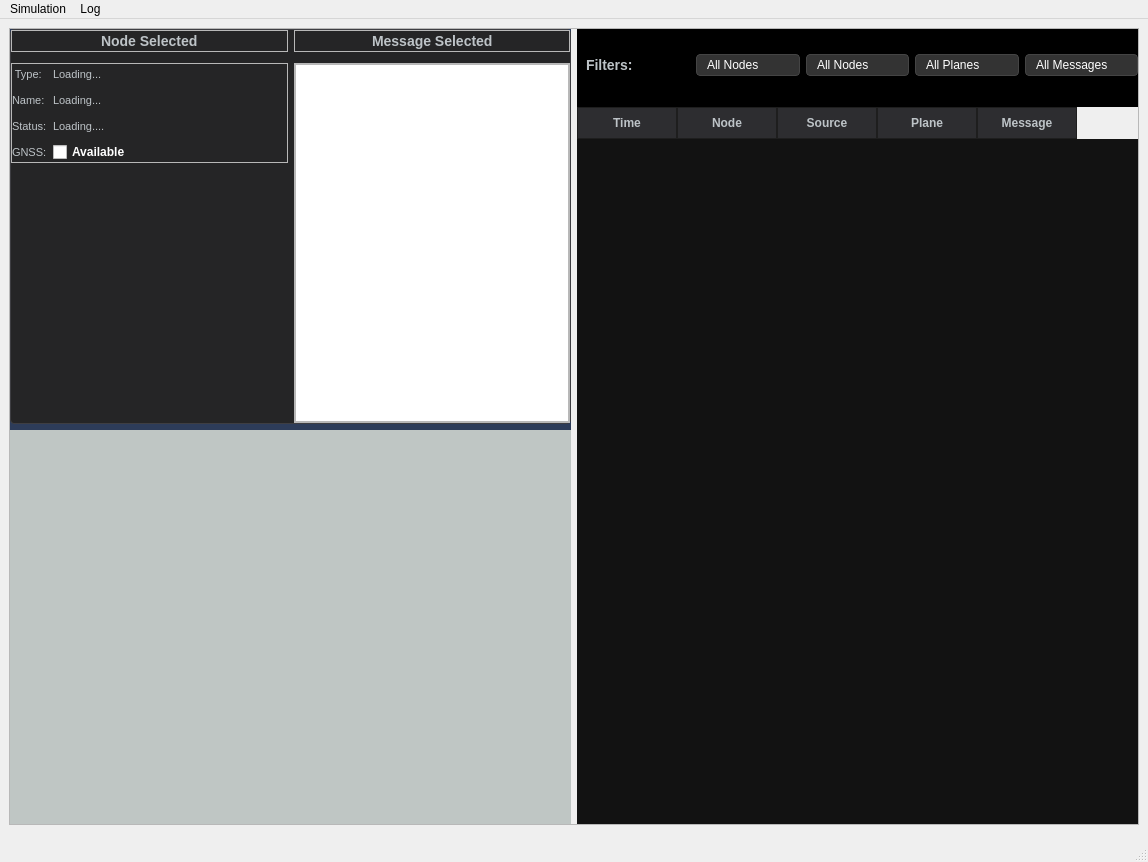
<?xml version="1.0" encoding="UTF-8"?>
<ui version="4.0">
 <class>MainWindow</class>
 <widget class="QMainWindow" name="MainWindow">
  <property name="geometry">
   <rect>
    <x>0</x>
    <y>0</y>
    <width>1148</width>
    <height>862</height>
   </rect>
  </property>
  <property name="windowTitle">
   <string>MainWindow</string>
  </property>
  <widget class="QWidget" name="centralwidget">
   <layout class="QVBoxLayout" name="verticalLayout_6">
    <item>
     <widget class="QFrame" name="frame">
      <property name="frameShape">
       <enum>QFrame::StyledPanel</enum>
      </property>
      <property name="frameShadow">
       <enum>QFrame::Raised</enum>
      </property>
      <layout class="QHBoxLayout" name="horizontalLayout_2">
       <property name="leftMargin">
        <number>0</number>
       </property>
       <property name="topMargin">
        <number>0</number>
       </property>
       <property name="rightMargin">
        <number>0</number>
       </property>
       <property name="bottomMargin">
        <number>0</number>
       </property>
       <item>
        <widget class="QWidget" name="LMainwidget" native="true">
         <property name="sizePolicy">
          <sizepolicy hsizetype="Preferred" vsizetype="Preferred">
           <horstretch>1</horstretch>
           <verstretch>0</verstretch>
          </sizepolicy>
         </property>
         <property name="styleSheet">
          <string notr="true">QWidget#LMainwidget {
    background-color: #2D3C59;
}</string>
         </property>
         <layout class="QVBoxLayout" name="verticalLayout" stretch="1,1">
          <property name="leftMargin">
           <number>0</number>
          </property>
          <property name="topMargin">
           <number>0</number>
          </property>
          <property name="rightMargin">
           <number>0</number>
          </property>
          <property name="bottomMargin">
           <number>0</number>
          </property>
          <item>
           <widget class="QFrame" name="infobox">
            <property name="styleSheet">
             <string notr="true">/* Main Container Styling */
QFrame#infobox {
    background-color: #252526;
    border: 1px solid #3e3e42;
    border-radius: 4px;
}

/* Common Header Label Styling */
QLabel {
    color: #bdc3c7;
    font-family: 'Segoe UI', sans-serif;
    font-size: 11px;
    border: none;
    background: transparent;
}

/* Data Value Styling (the actual info) */
QLabel[objectName$=&quot;Data&quot;] {
    color: #ffffff;
    font-weight: bold;
    font-size: 12px;
}

QFrame#node_title, QFrame#msg_title {
    border-bottom: 1px solid #3e3e42; /* A subtle divider line */
    margin-bottom: 5px;
}</string>
            </property>
            <property name="frameShape">
             <enum>QFrame::StyledPanel</enum>
            </property>
            <property name="frameShadow">
             <enum>QFrame::Raised</enum>
            </property>
            <layout class="QHBoxLayout" name="horizontalLayout_3" stretch="1,1">
             <property name="leftMargin">
              <number>0</number>
             </property>
             <property name="topMargin">
              <number>0</number>
             </property>
             <property name="rightMargin">
              <number>0</number>
             </property>
             <property name="bottomMargin">
              <number>0</number>
             </property>
             <item>
              <widget class="QWidget" name="Nodeinfo" native="true">
               <property name="styleSheet">
                <string notr="true"/>
               </property>
               <layout class="QVBoxLayout" name="verticalLayout_4">
                <property name="leftMargin">
                 <number>0</number>
                </property>
                <property name="topMargin">
                 <number>0</number>
                </property>
                <property name="rightMargin">
                 <number>0</number>
                </property>
                <property name="bottomMargin">
                 <number>0</number>
                </property>
                <item>
                 <widget class="QFrame" name="node_title">
                  <property name="frameShape">
                   <enum>QFrame::StyledPanel</enum>
                  </property>
                  <property name="frameShadow">
                   <enum>QFrame::Raised</enum>
                  </property>
                  <layout class="QHBoxLayout" name="horizontalLayout_4" stretch="1,1,1">
                   <property name="leftMargin">
                    <number>0</number>
                   </property>
                   <property name="topMargin">
                    <number>0</number>
                   </property>
                   <property name="rightMargin">
                    <number>0</number>
                   </property>
                   <property name="bottomMargin">
                    <number>0</number>
                   </property>
                   <item>
                    <spacer name="nodetitlespacer2">
                     <property name="orientation">
                      <enum>Qt::Horizontal</enum>
                     </property>
                     <property name="sizeHint" stdset="0">
                      <size>
                       <width>28</width>
                       <height>18</height>
                      </size>
                     </property>
                    </spacer>
                   </item>
                   <item>
                    <widget class="QLabel" name="node_title_text">
                     <property name="styleSheet">
                      <string notr="true">QLabel{
	color: #bdc3c7;
    font-weight: bold;
	font-size: 14px;
}</string>
                     </property>
                     <property name="text">
                      <string>Node Selected</string>
                     </property>
                    </widget>
                   </item>
                   <item>
                    <spacer name="nodetitlespacer1">
                     <property name="orientation">
                      <enum>Qt::Horizontal</enum>
                     </property>
                     <property name="sizeHint" stdset="0">
                      <size>
                       <width>30</width>
                       <height>20</height>
                      </size>
                     </property>
                    </spacer>
                   </item>
                  </layout>
                 </widget>
                </item>
                <item>
                 <widget class="QFrame" name="node_data">
                  <property name="frameShape">
                   <enum>QFrame::StyledPanel</enum>
                  </property>
                  <property name="frameShadow">
                   <enum>QFrame::Raised</enum>
                  </property>
                  <layout class="QGridLayout" name="gridLayout">
                   <property name="leftMargin">
                    <number>0</number>
                   </property>
                   <property name="topMargin">
                    <number>0</number>
                   </property>
                   <property name="rightMargin">
                    <number>0</number>
                   </property>
                   <property name="bottomMargin">
                    <number>0</number>
                   </property>
                   <item row="0" column="0">
                    <widget class="QLabel" name="NodeType">
                     <property name="text">
                      <string> Type:</string>
                     </property>
                    </widget>
                   </item>
                   <item row="0" column="1">
                    <widget class="QLabel" name="NodeTypeData">
                     <property name="text">
                      <string>Loading...</string>
                     </property>
                    </widget>
                   </item>
                   <item row="0" column="2">
                    <spacer name="NodeTypeSpacer">
                     <property name="orientation">
                      <enum>Qt::Horizontal</enum>
                     </property>
                     <property name="sizeHint" stdset="0">
                      <size>
                       <width>40</width>
                       <height>20</height>
                      </size>
                     </property>
                    </spacer>
                   </item>
                   <item row="1" column="0">
                    <widget class="QLabel" name="NodeName">
                     <property name="text">
                      <string>Name:</string>
                     </property>
                    </widget>
                   </item>
                   <item row="1" column="1">
                    <widget class="QLabel" name="NodeNameData">
                     <property name="text">
                      <string>Loading...</string>
                     </property>
                    </widget>
                   </item>
                   <item row="1" column="2">
                    <spacer name="NodeNameSpacer">
                     <property name="orientation">
                      <enum>Qt::Horizontal</enum>
                     </property>
                     <property name="sizeHint" stdset="0">
                      <size>
                       <width>40</width>
                       <height>20</height>
                      </size>
                     </property>
                    </spacer>
                   </item>
                   <item row="2" column="0">
                    <widget class="QLabel" name="NodeStatus">
                     <property name="text">
                      <string>Status:</string>
                     </property>
                    </widget>
                   </item>
                   <item row="2" column="1">
                    <widget class="QLabel" name="NodeStatusData">
                     <property name="text">
                      <string>Loading....</string>
                     </property>
                    </widget>
                   </item>
                   <item row="2" column="2">
                    <spacer name="NodeStatusSpacer">
                     <property name="orientation">
                      <enum>Qt::Horizontal</enum>
                     </property>
                     <property name="sizeHint" stdset="0">
                      <size>
                       <width>40</width>
                       <height>20</height>
                      </size>
                     </property>
                    </spacer>
                   </item>
                   <item row="3" column="0">
                    <widget class="QLabel" name="NodeGNSS">
                     <property name="text">
                      <string>GNSS:</string>
                     </property>
                    </widget>
                   </item>
                   <item row="3" column="1">
                    <widget class="QCheckBox" name="NodeGNSSBox">
                     <property name="styleSheet">
                      <string notr="true">QCheckBox{
    color: #ffffff;
    font-weight: bold;
    font-size: 12px;
}</string>
                     </property>
                     <property name="text">
                      <string>Available</string>
                     </property>
                     <property name="checked">
                      <bool>false</bool>
                     </property>
                    </widget>
                   </item>
                   <item row="3" column="2">
                    <spacer name="NodeGNSSSpacer">
                     <property name="orientation">
                      <enum>Qt::Horizontal</enum>
                     </property>
                     <property name="sizeHint" stdset="0">
                      <size>
                       <width>40</width>
                       <height>20</height>
                      </size>
                     </property>
                    </spacer>
                   </item>
                  </layout>
                 </widget>
                </item>
                <item>
                 <spacer name="verticalSpacer">
                  <property name="orientation">
                   <enum>Qt::Vertical</enum>
                  </property>
                  <property name="sizeHint" stdset="0">
                   <size>
                    <width>20</width>
                    <height>40</height>
                   </size>
                  </property>
                 </spacer>
                </item>
               </layout>
              </widget>
             </item>
             <item>
              <widget class="QWidget" name="MsgInfo" native="true">
               <property name="styleSheet">
                <string notr="true"/>
               </property>
               <layout class="QVBoxLayout" name="verticalLayout_5">
                <property name="leftMargin">
                 <number>0</number>
                </property>
                <property name="topMargin">
                 <number>0</number>
                </property>
                <property name="rightMargin">
                 <number>0</number>
                </property>
                <property name="bottomMargin">
                 <number>0</number>
                </property>
                <item>
                 <widget class="QFrame" name="msg_title">
                  <property name="frameShape">
                   <enum>QFrame::StyledPanel</enum>
                  </property>
                  <property name="frameShadow">
                   <enum>QFrame::Raised</enum>
                  </property>
                  <layout class="QHBoxLayout" name="horizontalLayout_5" stretch="1,1,1">
                   <property name="leftMargin">
                    <number>0</number>
                   </property>
                   <property name="topMargin">
                    <number>0</number>
                   </property>
                   <property name="rightMargin">
                    <number>0</number>
                   </property>
                   <property name="bottomMargin">
                    <number>0</number>
                   </property>
                   <item>
                    <spacer name="horizontalSpacer_3">
                     <property name="orientation">
                      <enum>Qt::Horizontal</enum>
                     </property>
                     <property name="sizeHint" stdset="0">
                      <size>
                       <width>40</width>
                       <height>20</height>
                      </size>
                     </property>
                    </spacer>
                   </item>
                   <item>
                    <widget class="QLabel" name="label">
                     <property name="styleSheet">
                      <string notr="true">QLabel{
	color: #bdc3c7;
    font-weight: bold;
	font-size: 14px;
}</string>
                     </property>
                     <property name="text">
                      <string>Message Selected</string>
                     </property>
                    </widget>
                   </item>
                   <item>
                    <spacer name="horizontalSpacer_4">
                     <property name="orientation">
                      <enum>Qt::Horizontal</enum>
                     </property>
                     <property name="sizeHint" stdset="0">
                      <size>
                       <width>24</width>
                       <height>20</height>
                      </size>
                     </property>
                    </spacer>
                   </item>
                  </layout>
                 </widget>
                </item>
                <item>
                 <widget class="QFrame" name="msg_data">
                  <property name="frameShape">
                   <enum>QFrame::StyledPanel</enum>
                  </property>
                  <property name="frameShadow">
                   <enum>QFrame::Raised</enum>
                  </property>
                  <layout class="QHBoxLayout" name="horizontalLayout">
                   <property name="leftMargin">
                    <number>0</number>
                   </property>
                   <property name="topMargin">
                    <number>0</number>
                   </property>
                   <property name="rightMargin">
                    <number>0</number>
                   </property>
                   <property name="bottomMargin">
                    <number>0</number>
                   </property>
                   <item>
                    <widget class="QTextBrowser" name="MsgDetailBox"/>
                   </item>
                  </layout>
                 </widget>
                </item>
               </layout>
              </widget>
             </item>
            </layout>
           </widget>
          </item>
          <item>
           <widget class="QWidget" name="canvas" native="true">
            <property name="styleSheet">
             <string notr="true">QWidget#canvas {
    background-color: #BFC6C4;
}</string>
            </property>
            <layout class="QVBoxLayout" name="verticalLayout_3">
             <property name="leftMargin">
              <number>0</number>
             </property>
             <property name="topMargin">
              <number>0</number>
             </property>
             <property name="rightMargin">
              <number>0</number>
             </property>
             <property name="bottomMargin">
              <number>0</number>
             </property>
            </layout>
           </widget>
          </item>
         </layout>
        </widget>
       </item>
       <item>
        <widget class="QWidget" name="RMainwidget" native="true">
         <property name="sizePolicy">
          <sizepolicy hsizetype="Preferred" vsizetype="Preferred">
           <horstretch>1</horstretch>
           <verstretch>0</verstretch>
          </sizepolicy>
         </property>
         <property name="styleSheet">
          <string notr="true">QWidget#RMainwidget {
    background-color: #000000;
}
QLabel {
    color: #ecf0f1; /* Makes headers/titles visible on black */
    font-weight: bold;
}</string>
         </property>
         <layout class="QVBoxLayout" name="verticalLayout_2" stretch="1,10">
          <property name="leftMargin">
           <number>0</number>
          </property>
          <property name="topMargin">
           <number>0</number>
          </property>
          <property name="rightMargin">
           <number>0</number>
          </property>
          <property name="bottomMargin">
           <number>0</number>
          </property>
          <item>
           <widget class="QWidget" name="FilterWidget" native="true">
            <property name="styleSheet">
             <string notr="true">QComboBox {
    background-color: #333333;
    border: 1px solid #444444;
    border-radius: 4px;
    padding: 2px 10px;
    color: white;
}
QComboBox::drop-down { border: none; }</string>
            </property>
            <layout class="QHBoxLayout" name="horizontalLayout_6" stretch="1,1,1,1,1">
             <property name="leftMargin">
              <number>9</number>
             </property>
             <property name="topMargin">
              <number>0</number>
             </property>
             <property name="rightMargin">
              <number>0</number>
             </property>
             <property name="bottomMargin">
              <number>0</number>
             </property>
             <item>
              <widget class="QLabel" name="FiltersText">
               <property name="styleSheet">
                <string notr="true">QLabel{
	color: #bdc3c7;
    font-weight: bold;
	font-size: 14px;
}</string>
               </property>
               <property name="text">
                <string>Filters:</string>
               </property>
              </widget>
             </item>
             <item>
              <widget class="QComboBox" name="NodeFilter">
               <item>
                <property name="text">
                 <string>All Nodes</string>
                </property>
               </item>
              </widget>
             </item>
             <item>
              <widget class="QComboBox" name="SourceFilter">
               <item>
                <property name="text">
                 <string>All Nodes</string>
                </property>
               </item>
              </widget>
             </item>
             <item>
              <widget class="QComboBox" name="PlaneFilter">
               <item>
                <property name="text">
                 <string>All Planes</string>
                </property>
               </item>
               <item>
                <property name="text">
                 <string>Control</string>
                </property>
               </item>
               <item>
                <property name="text">
                 <string>User</string>
                </property>
               </item>
              </widget>
             </item>
             <item>
              <widget class="QComboBox" name="MsgFilter">
               <item>
                <property name="text">
                 <string>All Messages</string>
                </property>
               </item>
              </widget>
             </item>
            </layout>
           </widget>
          </item>
          <item>
           <widget class="QTableWidget" name="log">
            <property name="styleSheet">
             <string notr="true">/* Base Table Styling */
QTableWidget {
    background-color: #121212;
    alternate-background-color: #1a1a1a;
    gridline-color: #333333;
    color: #ffffff;
    font-family: 'Segoe UI', sans-serif;
    font-size: 10pt;
    border: none;
    selection-background-color: #3e3e42;
}

/* Header Styling (The Toolbar look) */
QHeaderView::section {
    background-color: #2d2d30;
    color: #bdc3c7; 
    padding: 6px;
    border: 1px solid #1e1e1e;
    font-weight: bold;
    text-transform: uppercase;
}

/* Row Hover Effect */
QTableWidget::item:hover {
    background-color: #2a2d2e;
}</string>
            </property>
            <column>
             <property name="text">
              <string>Time</string>
             </property>
            </column>
            <column>
             <property name="text">
              <string>Node</string>
             </property>
            </column>
            <column>
             <property name="text">
              <string>Source</string>
             </property>
            </column>
            <column>
             <property name="text">
              <string>Plane</string>
             </property>
            </column>
            <column>
             <property name="text">
              <string>Message</string>
             </property>
            </column>
           </widget>
          </item>
         </layout>
        </widget>
       </item>
      </layout>
     </widget>
    </item>
    <item>
     <widget class="QWidget" name="resource_container" native="true"/>
    </item>
   </layout>
  </widget>
  <widget class="QMenuBar" name="menubar">
   <property name="geometry">
    <rect>
     <x>0</x>
     <y>0</y>
     <width>1148</width>
     <height>18</height>
    </rect>
   </property>
   <widget class="QMenu" name="menuOptions">
    <property name="title">
     <string>Simulation</string>
    </property>
    <addaction name="actionStart"/>
    <addaction name="separator"/>
    <addaction name="actionPause"/>
    <addaction name="separator"/>
    <addaction name="actionRestart"/>
    <addaction name="separator"/>
    <addaction name="actionExit"/>
    <addaction name="separator"/>
   </widget>
   <widget class="QMenu" name="menuLog">
    <property name="title">
     <string>Log</string>
    </property>
    <addaction name="separator"/>
    <addaction name="actionUnselect_Message"/>
    <addaction name="separator"/>
    <addaction name="actionClear_Log"/>
    <addaction name="separator"/>
   </widget>
   <addaction name="menuOptions"/>
   <addaction name="menuLog"/>
  </widget>
  <widget class="QStatusBar" name="statusbar"/>
  <action name="actionRestart">
   <property name="text">
    <string>Restart</string>
   </property>
  </action>
  <action name="actionExit">
   <property name="text">
    <string>Exit</string>
   </property>
  </action>
  <action name="actionUE_2_UE_Relay">
   <property name="text">
    <string>UE-2-UE Relay</string>
   </property>
  </action>
  <action name="actionUE_2_Network_Relay">
   <property name="text">
    <string>UE-2-Network Relay</string>
   </property>
  </action>
  <action name="actionStart">
   <property name="text">
    <string>Start</string>
   </property>
  </action>
  <action name="actionPause">
   <property name="text">
    <string>Play/Pause</string>
   </property>
  </action>
  <action name="actionUnselect_Message">
   <property name="text">
    <string>Unselect Message</string>
   </property>
  </action>
  <action name="actionClear_Log">
   <property name="text">
    <string>Clear Log</string>
   </property>
  </action>
  <action name="actionStep_Once">
   <property name="text">
    <string>Step Once</string>
   </property>
  </action>
 </widget>
 <resources/>
 <connections/>
</ui>
